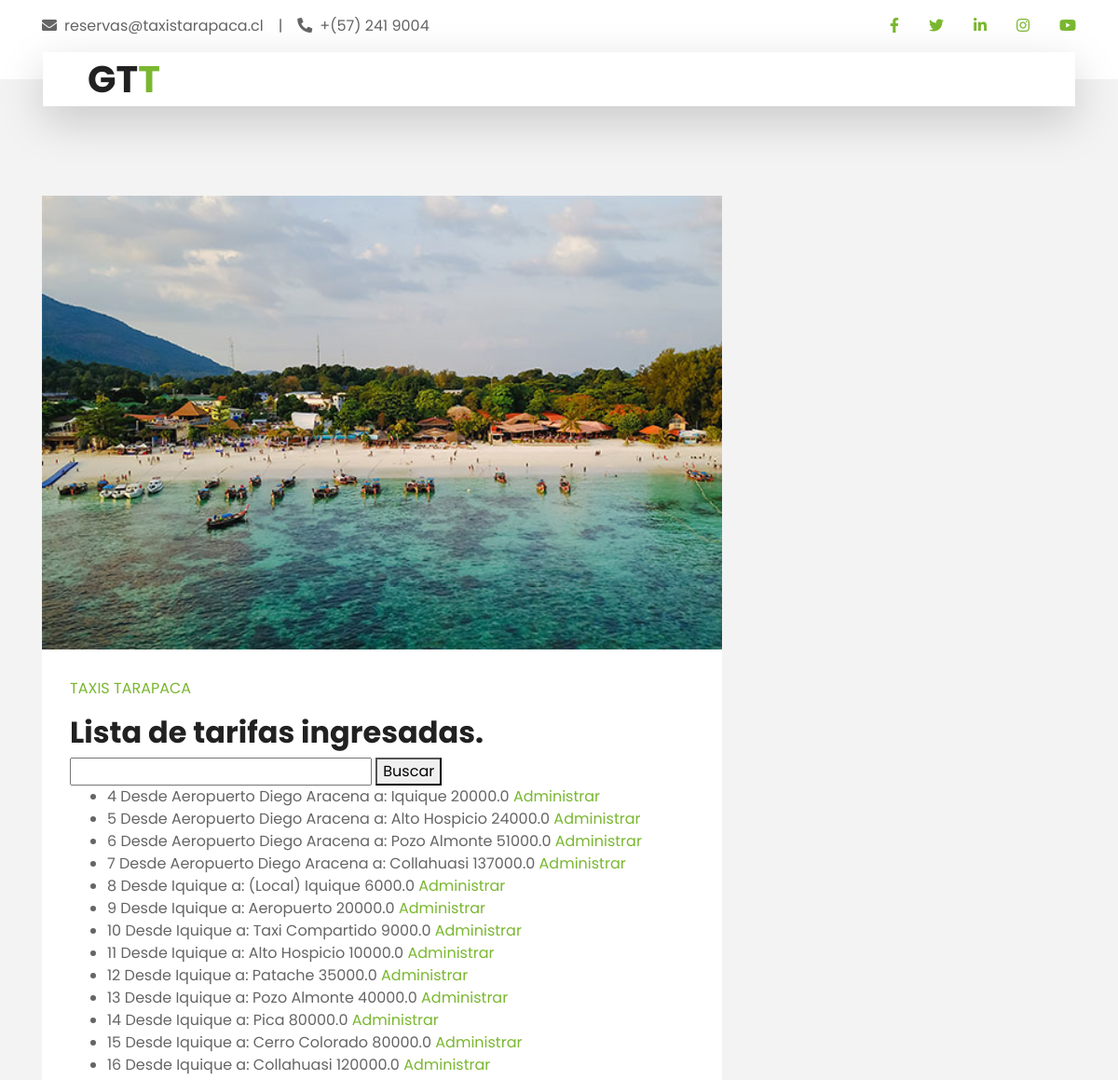
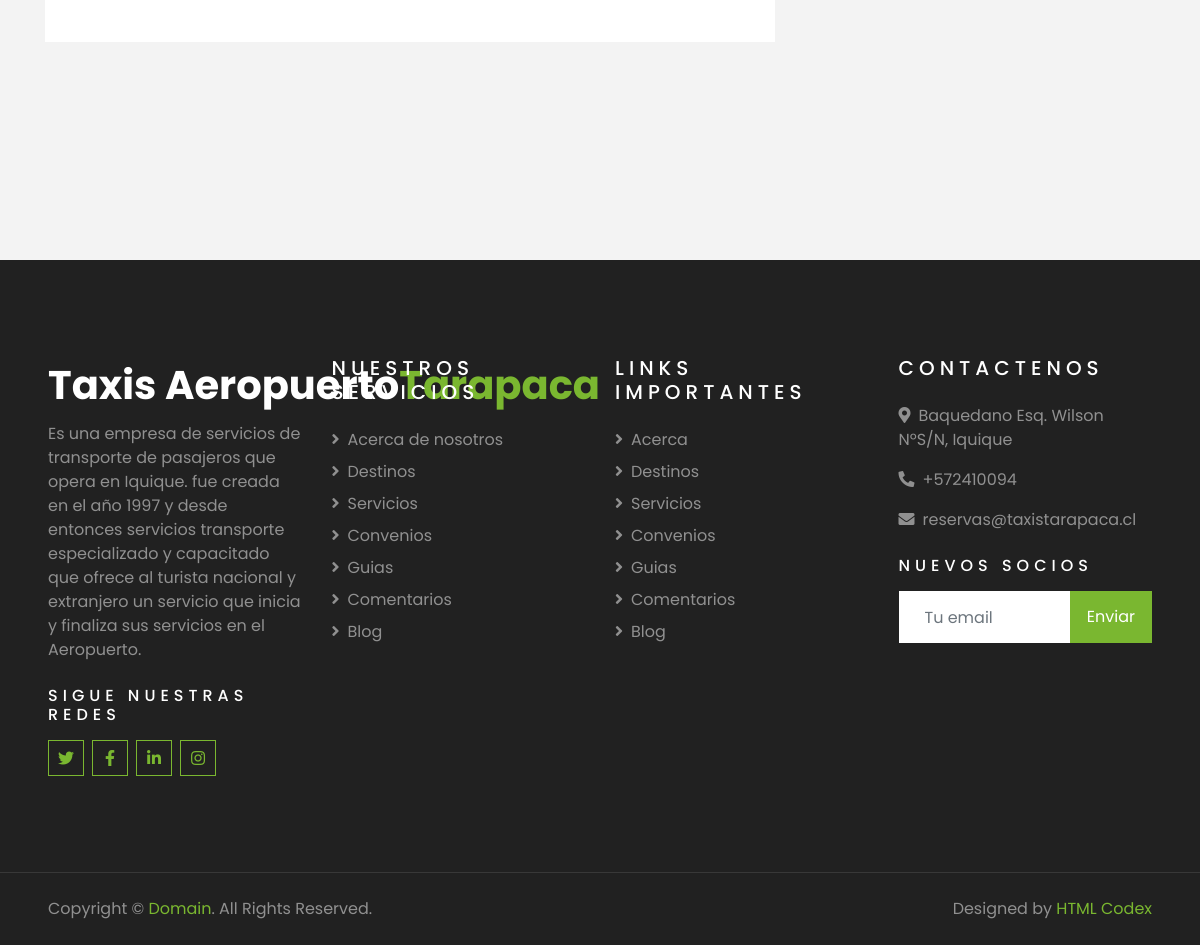
/es/scr_btar/ (signed in), run on the app's committed database (2 pictures, top to bottom).
### Gestion_viajes/models.py (models this page shows, shortened)
class Tarifa(models.Model):
    id = models.AutoField(primary_key=True,unique=True)
    nombre = models.CharField(max_length=54,blank=True,null=True)
    tipo_tarifa = models.ForeignKey(TiposTarifa,on_delete=models.SET_NULL,blank=True,null=True,default=None)
    convenio = models.ForeignKey(Convenio,on_delete=models.SET_NULL,blank=True,null=True,default=None)
    monto_tarifa = models.FloatField(null=True,blank=True)
    deleted_at = models.DateTimeField(null=True,blank=True)
    created_at = models.DateTimeField(null=True,blank=True)

### Gestion_viajes/views.py (the view)
# urls.py: path("scr_btar/",views.scr_buscar_tarifas,name='scr_buscar_tarifas'),
def scr_buscar_tarifas(request):
    usuario = request.session.get('user',None)
    if usuario is not None:
        if request.method == "GET":
            form = BusquedaTarifaForm(request.GET)
            tarifas = Tarifa.objects.filter(deleted_at=None)
            context = {'form':form,'tarifas':tarifas}
            if form.is_valid():
                try:
                    busqueda = form.cleaned_data['busqueda'].lower()
                except:
                    busqueda = form.cleaned_data['busqueda']
                try:
                    tarifas = Tarifa.objects.filter(id=busqueda)
                    context = {'form':form,'tarifas':tarifas}
                except:
                    tarifas = None
                if tarifas is None:
                    try:
                        tarifas = Tarifa.objects.filter(nombre__icontains=busqueda)
                        context = {'form':form,'tarifas':tarifas}
                    except:
                        tarifas = None
                if tarifas is None:
                    tarifas = Tarifa.objects.filter(deleted_at=None)
                    err = "No se encontraron tarifas con la busqueda especificada."
                    context = {'form':form,'tarifas':tarifas,'error':err}
                return render(request,'Gestion_viajes/scr_admin_tarifas.html',context)
            else:
                form = BusquedaTarifaForm()
                tarifas = Tarifa.objects.filter(deleted_at=None)
                context = {'form':form,'tarifas':tarifas}
                return render(request,'Gestion_viajes/scr_admin_tarifas.html',context)
        else:
                form = BusquedaTarifaForm()
                tarifas = Tarifa.objects.filter(deleted_at=None)
                context = {'form':form,'tarifas':tarifas}
                return render(request,'Gestion_viajes/scr_admin_tarifas.html',context)
    else:
        return render(request,'Gestion_viajes/err_frb.html')

### Gestion_viajes/forms.py
class BusquedaTarifaForm(forms.Form):
    busqueda = forms.CharField(label='Buscar Tarifa', max_length=100, required=False)

### Taxis_tarapaca/templates/Gestion_viajes/scr_admin_tarifas.html (shortened to what this page needs)
{% extends "secretarias_page.html" %}
{% load cms_tags %}
{% block content %}
    <div class="taxistas-lista">
        <h2>Lista de tarifas ingresadas.</h2>
        <form method="get" action="{% url 'scr_buscar_tarifas' %}">
            {{ form.busqueda }}
            <button type="submit">Buscar</button>
        </form>
        {% if tarifas %}
            <ul>
                {% for tarifa in tarifas %}
                    <li>{{ tarifa.id }} {{ tarifa.nombre }} {{ tarifa.monto_tarifa }}
                        <a href = "{% url 'scr_ver_datos_tarifa' id_tarifa=tarifa.id %}">Administrar</a>
                    </li>
                {% endfor %}
            </ul>
        {% else %}
            <p>No hay tarifas registradas.</p>
        {% endif %}
    </div>
{% endblock content %}

### data on the page
Tarifa: id "4", nombre "Desde Aeropuerto Diego Aracena a: Iquique", monto_tarifa "20000.0"
Tarifa: id "5", nombre "Desde Aeropuerto Diego Aracena a: Alto Hospicio", monto_tarifa "24000.0"
Tarifa: id "6", nombre "Desde Aeropuerto Diego Aracena a: Pozo Almonte", monto_tarifa "51000.0"
Tarifa: id "7", nombre "Desde Aeropuerto Diego Aracena a: Collahuasi", monto_tarifa "137000.0"
Tarifa: id "8", nombre "Desde Iquique a: (Local) Iquique", monto_tarifa "6000.0"
Tarifa: id "9", nombre "Desde Iquique a: Aeropuerto", monto_tarifa "20000.0"
Tarifa: id "10", nombre "Desde Iquique a: Taxi Compartido", monto_tarifa "9000.0"
Tarifa: id "11", nombre "Desde Iquique a: Alto Hospicio", monto_tarifa "10000.0"
Tarifa: id "12", nombre "Desde Iquique a: Patache", monto_tarifa "35000.0"
Tarifa: id "13", nombre "Desde Iquique a: Pozo Almonte", monto_tarifa "40000.0"
Tarifa: id "14", nombre "Desde Iquique a: Pica", monto_tarifa "80000.0"
Tarifa: id "15", nombre "Desde Iquique a: Cerro Colorado", monto_tarifa "80000.0"
Tarifa: id "16", nombre "Desde Iquique a: Collahuasi", monto_tarifa "120000.0"
